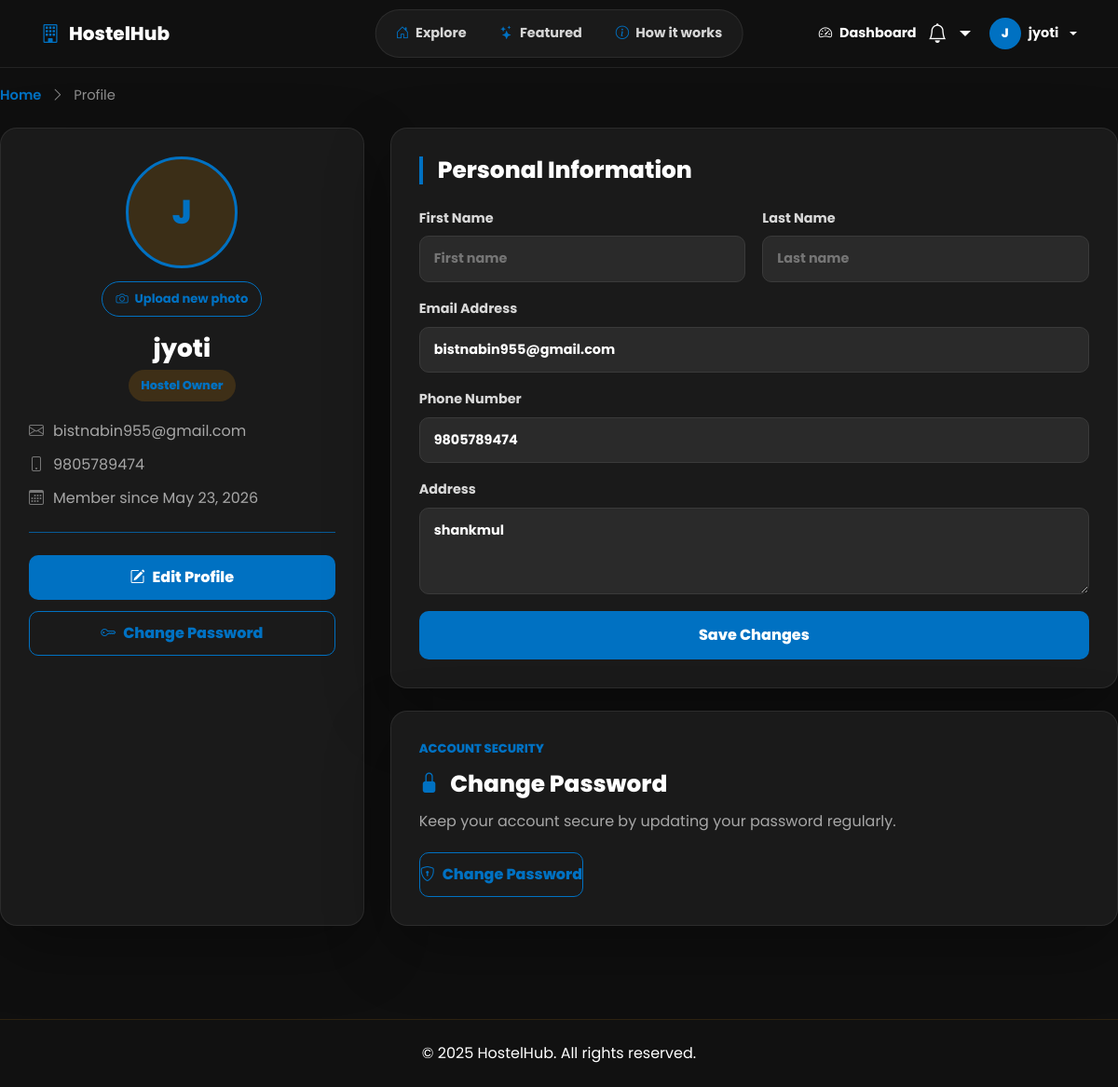
The app's page /accounts/profile/ (signed in) with its own data.
### users/models.py (models this page shows, shortened)
class CustomUser(AbstractUser):
    ROLE_CHOICES = (
        ('student', 'Student'),
        ('owner', 'Hostel Owner'),
        ('admin', 'Admin'),
    )
    role = models.CharField(
        max_length=20, choices=ROLE_CHOICES, default='student')
    phone = models.CharField(max_length=15, blank=True)
    is_email_verified = models.BooleanField(default=False)
    profile_picture = models.ImageField(
        upload_to='profiles/', blank=True, null=True)
    address = models.TextField(blank=True)

### users/views.py (the view, shortened to what this page needs)
# urls.py: path('profile/', views.profile_view, name='profile'),
@login_required
def profile_view(request):
    user = request.user
    return render(request, 'accounts/profile.html', {'user': user})

### bookings/context_processors.py (called while the page is built)
def notifications(request):
    if request.user.is_authenticated:
        unread = request.user.notifications.filter(is_read=False)
        return {
            'unread_notifications': unread,
            'unread_count': unread.count(),
            'recent_notifications': request.user.notifications.all().order_by('-created_at')[:5],
        }
    return {}

### templates/accounts/profile.html (shortened to what this page needs)
{% extends 'base.html' %}
{% block content %}
<div class="profile-page">
    <div class="profile-breadcrumb">
        <a href="{% url 'home' %}">Home</a>
        <i class="bi bi-chevron-right"></i>
        <span>Profile</span>
    </div>
    <form method="POST" action="{% url 'profile' %}" enctype="multipart/form-data" class="profile-layout"
        id="profile-form">
        <aside class="profile-card">
            {% if user.profile_picture %}
            <img src="{{ user.profile_picture.url }}" alt="{{ user.username }} profile picture" class="profile-avatar">
            {% else %}
            <div class="profile-initials">
                {% if user.first_name %}{{ user.first_name|first|upper }}{% else %}{{ user.username|first|upper }}{% endif %}{% if user.last_name %}{{ user.last_name|first|upper }}{% endif %}
            </div>
            {% endif %}
            <label class="upload-button">
                <i class="bi bi-camera"></i>
                Upload new photo
            </label>
            <h1>{{ user.username }}</h1>
            {% if user.role == 'owner' %}
            <span class="role-badge role-owner">Hostel Owner</span>
            {% else %}
            <span class="role-badge role-student">Student</span>
            {% endif %}
            <div class="profile-meta">
                <span><i class="bi bi-envelope"></i>{{ user.email|default:"No email added" }}</span>
                <span><i class="bi bi-phone"></i>{{ user.phone|default:"No phone added" }}</span>
                <span><i class="bi bi-calendar3"></i>Member since {{ user.date_joined|date:"M d, Y" }}</span>
            </div>
            <div class="profile-divider"></div>
            <div class="profile-actions">
                <a href="#profile-form" class="profile-btn profile-btn-filled">
                    <i class="bi bi-pencil-square"></i>
                    Edit Profile
                </a>
                <a href="{% url 'change_password' %}" class="profile-btn profile-btn-outline">
                    <i class="bi bi-key"></i>
                    Change Password
                </a>
            </div>
        </aside>
        <section>
            <div class="profile-form-card">
                <div class="section-title">
                    <h2>Personal Information</h2>
                </div>
                <div class="profile-form">
                    <div class="form-row">
                        <label>
                            First Name
                            <input type="text" name="first_name" value="{{ user.first_name }}" placeholder="First name">
                        </label>
                        <label>
                            Last Name
                            <input type="text" name="last_name" value="{{ user.last_name }}" placeholder="Last name">
                        </label>
                    </div>
                    <label>
                        Email Address
                        <input type="email" name="email" value="{{ user.email }}" placeholder="Email address">
                    </label>
                    <label>
                        Phone Number
                        <input type="text" name="phone" value="{{ user.phone }}" placeholder="Phone number">
                    </label>
                    <label>
                        Address
                        <textarea name="address" rows="3" placeholder="Your address">{{ user.address }}</textarea>
                    </label>
                    <button type="submit" class="save-button">Save Changes</button>
                </div>
            </div>
            <div class="security-card">
                <div class="security-label">Account Security</div>
                <div class="security-title">
                    <i class="bi bi-lock-fill"></i>
                    <h2>Change Password</h2>
                </div>
                <p>Keep your account secure by updating your password regularly.</p>
                <a href="{% url 'change_password' %}" class="security-btn">
                    <i class="bi bi-shield-lock"></i>
                    Change Password
                </a>
            </div>
        </section>
    </form>
</div>
{% endblock %}

### templates/base.html (shortened to what this page needs)
{% load static %}
<!DOCTYPE html>
<html lang="en">
<head>
    <link rel="stylesheet" href="{% static 'css/style.css' %}">
    <link href="https://cdn.jsdelivr.net/npm/bootstrap@5.3.0/dist/css/bootstrap.min.css" rel="stylesheet">
    <link href="https://cdn.jsdelivr.net/npm/bootstrap-icons@1.10.5/font/bootstrap-icons.css" rel="stylesheet">
</head>
<body>
    <nav class="app-navbar">
        <div class="app-nav-inner">
            <a class="app-brand" href="{% url 'home' %}">
                <i class="bi bi-building"></i>
                <span>HostelHub</span>
            </a>
            <div class="app-nav-center">
                <a href="{% url 'home' %}">
                    <i class="bi bi-house-door"></i> Explore
                </a>
                <a href="{% url 'home' %}#featured">
                    <i class="bi bi-stars"></i> Featured
                </a>
                <a href="{% url 'home' %}#how-it-works">
                    <i class="bi bi-info-circle"></i> How it works
                </a>
            </div>
            <div class="app-nav-actions">
                {% if user.is_authenticated %}
                {% if user.role == 'student' %}
                <a href="{% url 'my_bookings' %}" class="host-link">
                    <i class="bi bi-calendar-check"></i> My Bookings
                </a>
                <a href="{% url 'home' %}" class="host-link">
                    <i class="bi bi-search"></i> Find Hostels
                </a>
                {% elif user.role == 'owner' %}
                <a href="{% url 'owner_dashboard' %}" class="host-link">
                    <i class="bi bi-speedometer2"></i> Dashboard
                </a>
                {% elif user.role == 'admin' %}
                <a href="{% url 'admin_dashboard' %}" class="host-link">
                    <i class="bi bi-shield-check"></i> Admin Panel
                </a>
                {% endif %}
                <div class="dropdown me-2">
                    <a href="#" class="dropdown-toggle position-relative" data-bs-toggle="dropdown"
                        style="color:#ffffff;text-decoration:none;font-size:1.3rem;">
                        <i class="bi bi-bell"></i>
                    </a>
                </div>
                <div class="dropdown">
                    <a href="#" class="dropdown-toggle d-flex align-items-center gap-2" data-bs-toggle="dropdown"
                        style="color:#ffffff;text-decoration:none;">
                        <div style="background:#0071c2;border-radius:50%;width:34px;height:34px;
                                        display:flex;align-items:center;justify-content:center;
                                        font-weight:800;font-size:0.85rem;">
                            {{ user.username|first|upper }}
                        </div>
                        <span style="font-size:0.9rem;font-weight:700;">{{ user.username }}</span>
                    </a>
                </div>
                {% endif %}
            </div>
        </div>
    </nav>
    <main>
        {% block content %}{% endblock %}
    </main>
    <footer class="py-4 mt-5">
        <div class="container text-center">
            <p class="mb-0">&copy; 2025 HostelHub. All rights reserved.</p>
        </div>
    </footer>
</body>
</html>

### static/css/style.css (style rules this page uses)
* { box-sizing: border-box; margin: 0; padding: 0; }
body { background: #0f0f0f; color: #ffffff; font-family: 'Poppins', sans-serif; }
a { text-decoration: none; }
.app-navbar { background: #101010; border-bottom: 1px solid rgba(255, 255, 255, 0.08); position: sticky; top: 0; z-index: 20; }
.app-nav-inner { align-items: center; display: flex; justify-content: space-between; margin: 0 auto; max-width: 1240px; min-height: 72px; padding: 0 clamp(18px, 4vw, 44px); position: relative; }
.app-brand { align-items: center; color: #ffffff; display: inline-flex; font-size: 1.25rem; font-weight: 800; gap: 10px; text-decoration: none; }
.app-brand i { color: #0071c2; }
.app-nav-center { align-items: center; background: #1a1a1a; border: 1px solid rgba(255, 255, 255, 0.08); border-radius: 999px; display: flex; gap: 4px; left: 50%; padding: 5px; position: absolute; transform: translateX(-50%); }
.app-nav-center a { align-items: center; border-radius: 999px; color: #d6d6d6; display: inline-flex; font-size: 0.9rem; font-weight: 700; gap: 7px; padding: 9px 16px; text-decoration: none; transition: all 0.2s ease; white-space: nowrap; }
.app-nav-center i { color: #0071c2; }
.app-nav-actions { align-items: center; display: flex; gap: 12px; }
.app-nav-actions a { align-items: center; color: #d6d6d6; display: inline-flex; font-size: 0.9rem; font-weight: 700; gap: 8px; text-decoration: none; transition: color 0.2s ease; white-space: nowrap; }
.app-nav-actions .host-link { color: #ffffff; }
.profile-card { background: #1a1a1a; border: 1px solid rgba(255, 255, 255, 0.07); border-radius: 12px; padding: 28px; }

### records on screen
CustomUser: username|first "J", username "jyoti", email "bistnabin955@gmail.com", phone "9805789474", date_joined "May 23, 2026", address "shankmul"
